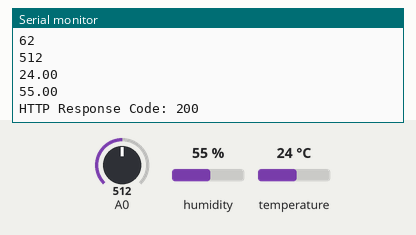
Bench run of a sketch on a simulated ESP8266 (NodeMCU). Shown: the last lines printed to the serial monitor. The inputs (shaded band) are chosen by the test bench; at power-on: humidity 55 %, A0 = 512, temperature 24 °C. WiFi joins after 1.5 s; servers stay silent unless stated; uploads are accepted with an empty reply.

Above: at 3.2 s.
3.3 s: humidity set to 22 %
At 4.17 s:
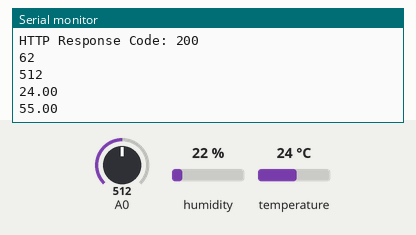
4.8 s: A0 set to 716
At 6.17 s:
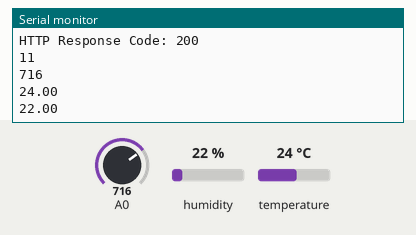
6.3 s: temperature set to 12 °C
At 6.3 s:
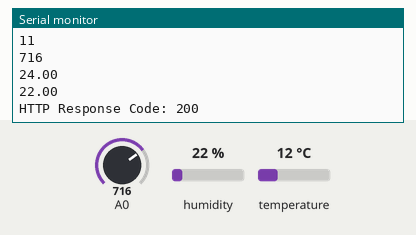
7.8 s: A0 set to 900
At 8.17 s:
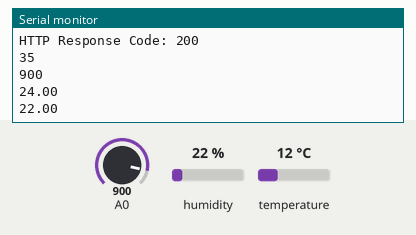
9.3 s: humidity set to 40 %
At 11.0 s:
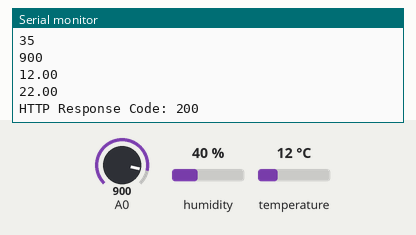
Timing chart, 0 to 11.8 s (numbered marks = the images above; inputs shaded):
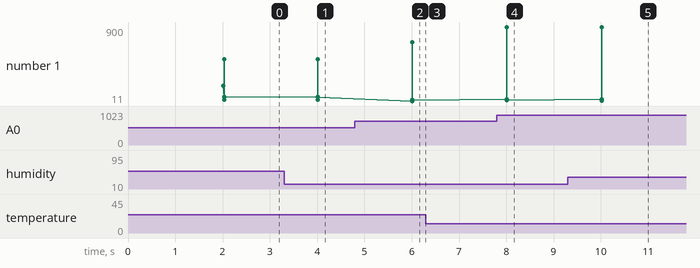

The sketch:

Afarm_device.ino
```cpp
#include <ESP8266WiFi.h>
#include <ESP8266HTTPClient.h>
#include <math.h>
#include <DHT.h>
#define DHTPIN 5
#define DHTTYPE DHT11
DHT dht(DHTPIN,DHTTYPE);
const char* ssid = "kjm";     // 여기에 Wi-Fi 네트워크 이름 입력
const char* password="00000000"; // 여기에 Wi-Fi 암호 입력
const char* serverAddress = "http://192.168.43.220:8080/plant_m/connect"; // 원격 서버 주소 및 포트
void setup() {
  dht.begin();
  pinMode(A0,INPUT);
  Serial.begin(115200);
  delay(10);

  // Wi-Fi 연결
  WiFi.begin(ssid, password);
  while (WiFi.status() != WL_CONNECTED) {
    delay(1000);
    Serial.println("Connecting to WiFi...");
  }
  Serial.println("Connected to WiFi");
  Serial.println(WiFi.localIP());
}
unsigned long now=0;
unsigned long before_2sec=0;
int sensor=0;
void loop() {
  now=millis();
  int data=abs((analogRead(A0)-760)/4);
  float Temp=dht.readTemperature();
  float Humi=dht.readHumidity();
  if(now-before_2sec>=2000){
    before_2sec=now;
    Serial.println(data);
    Serial.println(analogRead(A0));
    Serial.println(Temp);
    Serial.println(Humi);
    if (WiFi.status() == WL_CONNECTED) {
      HTTPClient http;
      // 원격 서버로 POST 요청 보내기
      WiFiClient client;
      http.begin(client, serverAddress); // 수정된 부분
      http.addHeader("Content-Type", "application/json");
      // JSON 형식으로 데이터 전송 (예: 센서 데이터를 넣으세요)
      String jsonData = "{\"date\":"+String(data)+",\"temp\":"+String(Temp)+",\"humi\":"+String(Humi)+"}"; // 데이터 내용을 원하는 대로 수정
      int httpResponseCode = http.POST(jsonData);
      if (httpResponseCode > 0) {
        String response = http.getString();
        Serial.println("HTTP Response Code: " + String(httpResponseCode));
        Serial.println(response);
      } else {
        Serial.println("Error in HTTP  request");
      }

      http.end();
    }
  }
}
```

Measured:
- after the input at 4.8 s, the serial monitor: prints a new line after 1.2 s (image 2)
- after the input at 7.8 s, the serial monitor: prints a new line after 0.21 s (image 4)
